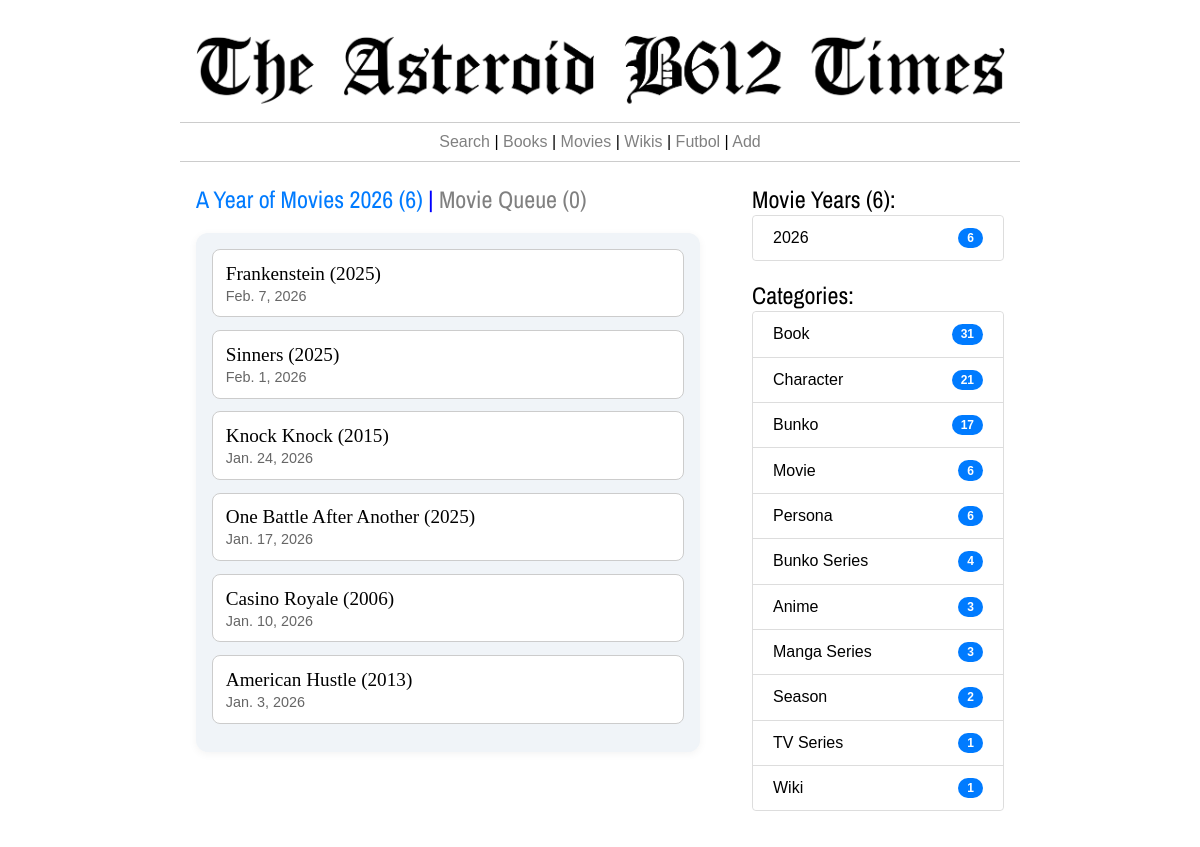
Screenshot of /movie-history/ with the database file from the repository.
### thetimes/models.py (models this page shows, shortened)
class Consumo(models.Model):
    item = models.ForeignKey(Item,on_delete=models.CASCADE)
    fec_ini = models.DateField()
    fec_fin = models.DateField(null=True, blank=True)
    unidades = models.CharField(max_length=100)
    cantidad = models.IntegerField()
    multiplicador = models.IntegerField()
    consumo = models.IntegerField()
    formato = models.CharField(max_length=200)
    inprogress = models.BooleanField(default=False)

class Item(models.Model):
    titulo = models.CharField(max_length=255)
    tipo = models.ForeignKey(Category, on_delete=models.CASCADE)
    contenido = models.TextField()
    fecha_creacion = models.DateTimeField()
    fecha_edicion = models.DateTimeField()
    consumido = models.BooleanField(default=False)
    @property
    def credit_links(self):
        if self.tipo.category.lower() in  ['book','movie','album']:
            ncreds = AttrItem.objects.filter(child=self, rel_name__in=['author','illustratror','pseudonym','director','Artist','artist']).count()
            if ncreds > 0:
                creds = AttrItem.objects.filter(child=self, rel_name__in=['author','illustratror','pseudonym','director','Artist','artist'])
                enlaces = ""
                for c in creds:
                    if c.rel_name not in  ['author','director','artist','Artist']:
                        this_c = "(" + c.credito +")"
                    else:
                        this_c = ""
                    enlaces = enlaces + "<a href='/item/"+str(c.item.id)+"' style='text-decoration:none; color:#6F8FAF;'>"+c.item.titulo+this_c+"</a>,&nbsp;"
                clinks = enlaces[:-7]
            else:
                clinks = None
        else:
            clinks = None
        return clinks
    @property
    def periodo(self):
        this_v = ''
        pubyear = 0
        inicios = Atributos.objects.filter(item=self, nombre__in=['pubyear','pubdate','premiere']).count()
        finales = Atributos.objects.filter(item=self, nombre__in=['finale']).count()
        inicio = 0
        fin = 0
        if inicios > 0:
            objeto = Atributos.objects.filter(item=self, nombre__in=['pubyear','pubdate','premiere']).latest('id')
            if objeto.tipo == 'int':
                inicio = int(objeto.entero)
            if objeto.tipo == 'fec':
                inicio = objeto.fecha.year
        if finales > 0:
            objeto = Atributos.objects.filter(item=self, nombre__in=['finale']).latest('id')
            if objeto.tipo == 'int':
                fin  = int(objeto.entero)
            if objeto.tipo == 'fec':
                fin = objeto.fecha.year
        if inicio > 0 and fin >0:
            this_v = f"({inicio}-{fin})"
        if (inicio>0 and fin==0) or (inicio>0 and fin>0 and inicio==fin):
            this_v = f"({inicio})"
        if inicio==0 and fin>0:
            this_v = f"({fin})"
        return this_v

class Atributos(models.Model):
    item = models.ForeignKey(Item, on_delete=models.CASCADE, related_name='atributos')
    orden = models.IntegerField()
    tipo = models.CharField(max_length=3)
    nombre = models.CharField(max_length=500)
    fecha = models.DateField(blank=True, null=True)
    entero = models.IntegerField(blank=True, null=True)
    texto = models.TextField(blank=True, null=True)
    decimal = models.DecimalField(max_digits=10, decimal_places=2, null=True, blank=True)

class Category(models.Model):
    category = models.CharField(max_length=255)
    @property
    def nitems(self):
        n_w = Item.objects.filter(tipo = self).count()
        return n_w

### thetimes/views.py (the view)
# urls.py: path('movie-history/', views.movieHistory, name='movieHistory'),
def movieHistory(request):
	get_y = request.GET.get('y', 1)
	conteo_0 = Consumo.objects.filter(item__tipo__category='Movie',fec_fin__isnull=False).count()
	if conteo_0 == 0:
	    return redirect('/movie-queue/')
	max_year = Consumo.objects.filter(item__tipo__category='Movie',fec_fin__isnull=False).order_by('-fec_fin').first()
	this_y = max_year.fec_fin.year if int(get_y) == 1 else int(get_y)
	books = Consumo.objects.filter(item__tipo__category='Movie',fec_fin__isnull=False, fec_fin__year=this_y).order_by('-fec_fin')
	rbooks = len(books)
	qbooks = Item.objects.filter(tipo__category='Movie',consumo__item__isnull=True, consumido=False).count()
	in_progress = Consumo.objects.filter(item__tipo__category='Movie', fec_fin__isnull=True)
	nr_books = Item.objects.filter(tipo__category='Movie',consumido	= True).count()
	anhos = Consumo.objects.filter(item__tipo__category='Movie',fec_fin__isnull=False).values('fec_fin__year').annotate(qbooks=Count('id')).order_by('-fec_fin__year')
	qbooks = qbooks + len(in_progress)
	cats = sorted(Category.objects.exclude(id=14),key=lambda t: t.nitems, reverse=True)
	return render(request,'watch-history.html',{'books':books,'nr_books':nr_books,'this_y':this_y,'anhos':anhos,'rbooks':rbooks,'qbooks':qbooks,'cats':cats,'anhos':anhos})

### thetimes/templates/watch-history.html (shortened to what this page needs)
{% extends 'base_times.html' %}
{% load static %}
{% block izquierda %}
  <h2 style="color:blue;"><a href="{% url 'movieHistory' %}" style="text-decoration:none; color:#007bff; ">A Year of Movies {{this_y}} ({{rbooks}})</a> | <a href="{% url 'movieQueue' %}" style="text-decoration:none; color:grey; ">Movie Queue ({{qbooks}})</a></h2>
  <br>
  <ul class="styled-list">
  {% for b in books %}
    <li>
      <span class="main-item"><a href="{% url 'item' b.item.id %}" style="text-decoration:none; color:black;">{{b.item.titulo}} {{b.item.periodo}}</a></span>
      <small class="sub-item"> {{b.fec_fin}}{% if b.item.credit_links %} | By {{b.item.credit_links|safe}}{% endif %}</small>
    </li>
  {% endfor %}
  </ul>
{% endblock %}
{% block derecha %}
<h2>Movie Years ({{nr_books}}):</h2>
<ul class="list-group">
    {% for c in anhos %}
        <li class="list-group-item"><a href="{% url 'movieHistory' %}?y={{c.fec_fin__year}}" style="text-decoration:none; color:black;">{{c.fec_fin__year}}</a> <span class="badge badge-pill">{{c.qbooks}}</span></li>
    {% endfor %}
</ul>
<br>
<h2>Categories:</h2>
<ul class="list-group">
    {% for c in cats %}
      {% if c.nitems > 0 %}
        <li class="list-group-item"><a href="{% url 'categoria' c.id %}" style="text-decoration:none; color:black;">{{c.category|capfirst}}</a> <span class="badge badge-pill">{{c.nitems}}</span></li>
      {% endif %}
    {% endfor %}
</ul>
{% endblock %}

### rows the page displays
Consumo: item.titulo "Frankenstein", item.periodo "(2025)", fec_fin "Feb. 7, 2026"
Consumo: item.titulo "Sinners", item.periodo "(2025)", fec_fin "Feb. 1, 2026"
Consumo: item.titulo "Knock Knock", item.periodo "(2015)", fec_fin "Jan. 24, 2026"
Consumo: item.titulo "One Battle After Another", item.periodo "(2025)", fec_fin "Jan. 17, 2026"
Consumo: item.titulo "Casino Royale", item.periodo "(2006)", fec_fin "Jan. 10, 2026"
Consumo: item.titulo "American Hustle", item.periodo "(2013)", fec_fin "Jan. 3, 2026"
Category: category "Book", nitems "31"
Category: category "Character", nitems "21"
Category: category "Bunko", nitems "17"
Category: category "Movie", nitems "6"
Category: category "Persona", nitems "6"
Category: category "Bunko Series", nitems "4"
Category: category "Anime", nitems "3"
Category: category "Manga Series", nitems "3"
Category: category "Season", nitems "2"
Category: category "TV Series", nitems "1"
Category: category "Wiki", nitems "1"

### other values shown
{{ this_y }} "2026"
{{ rbooks }} "6"
{{ qbooks }} "0"
{{ nr_books }} "6"
{{ c.fec_fin__year }} "2026"
{{ c.qbooks }} "6"
